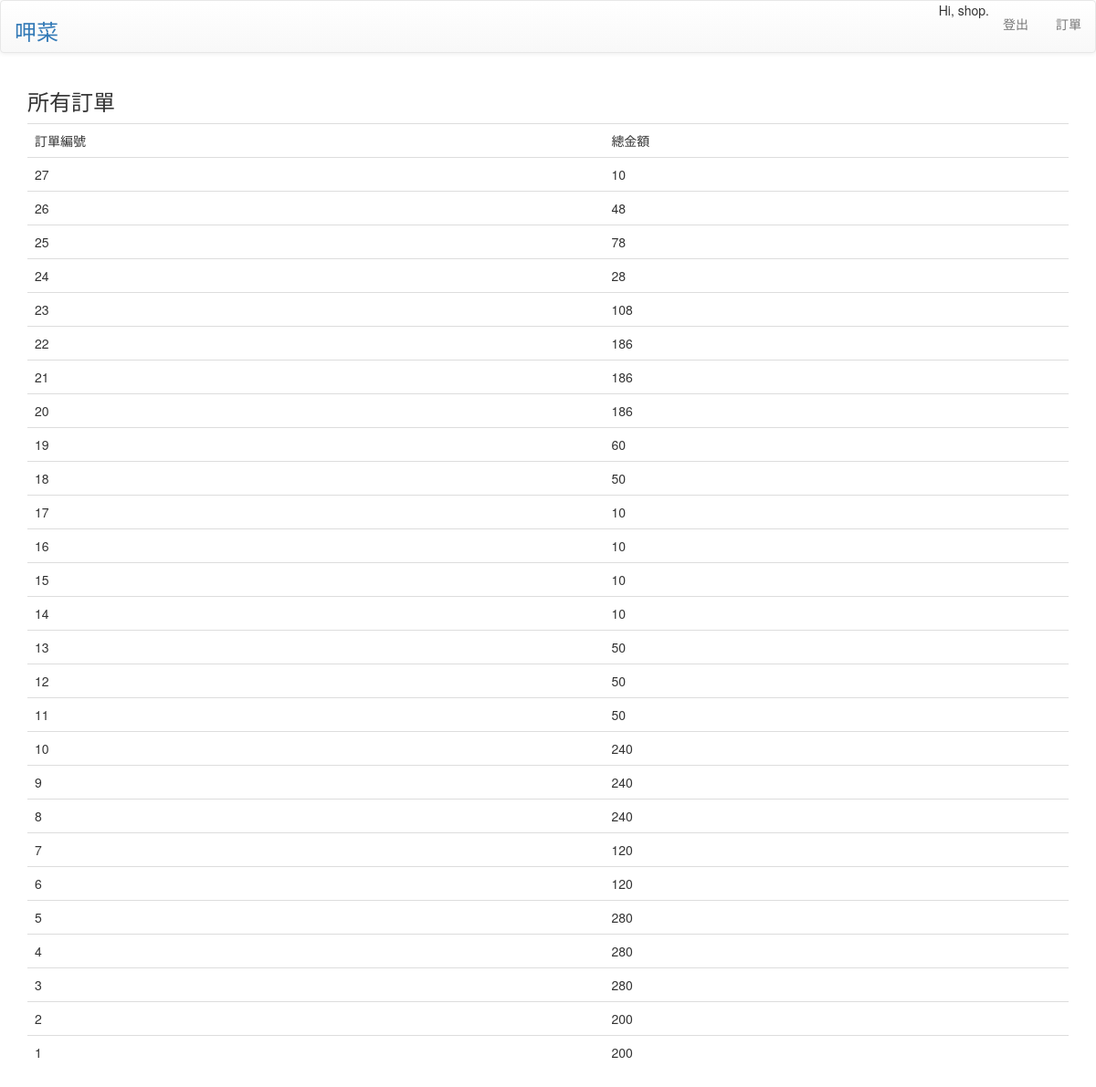
The page /user_order/ (signed in) on the database its author committed.
### order/models.py (models this page shows)
class Order(models.Model):
    order_user = models.DecimalField(max_digits = 10, decimal_places = 0) #查user id 用__set看看
    order_total = models.DecimalField(max_digits=6,decimal_places=0)

### shop/views.py (the view)
# urls.py: path('user_order/',user_order),
def user_order(request):
    if request.user:
        user_id = request.user.pk
        user_name = request.user.username
    orders = Order.objects.filter(order_user=user_id)
    return render(request,'user_order.html',locals())

### templates/user_order.html (shortened to what this page needs)
{% extends 'base.html' %}
{% block content %}
<h3>所有訂單</h3>
<table class="table">
    <tr>
        <td>訂單編號</td>
        <td>總金額</td>
    </tr>
    {% for o in orders reversed %}
    <tr>
        <td>{{ o.pk }}</td>
        <td>{{ o.order_total }}</td>
    </tr>
    {% endfor %}
</table>
{% endblock content %}

### templates/base.html (shortened to what this page needs)
<!DOCTYPE html>
<html>
    <head>
        <link rel="stylesheet" href="https://maxcdn.bootstrapcdn.com/bootstrap/3.3.1/css/bootstrap.min.css">
        <link rel="stylesheet" href="https://maxcdn.bootstrapcdn.com/bootstrap/3.3.1/css/bootstrap-theme.min.css">
    </head>
    <body>
        <nav class="navbar navbar-default" role="navigation">
            <div class="container-fluid">
              <div class="navbar-header">
                <h3><a href="/shop/" style="text-decoration:none">呷菜</a></h3>
              </div>
              <ul class="nav navbar-nav navbar-right">
                {% if user.is_authenticated %}
                    <li class="navbar-header">Hi, {{ user.username }}.</li>
                    <li><a href="/accounts/logout/">登出</a></li>
                    <li><a href="/user_order/">訂單</a></li>
                {% else %}
                    <li><a href="/accounts/login/">登入</a></li>
                    <li><a href="/register/">註冊</a></li>
                {% endif %}
              </ul>
            </div>
          </nav>
        <div class="container">
        {% block content %}
         {% endblock %}
         </div>
    </body>
</html>

### rows shown on the page
Order: pk "27", order_total "10"
Order: pk "26", order_total "48"
Order: pk "25", order_total "78"
Order: pk "24", order_total "28"
Order: pk "23", order_total "108"
Order: pk "22", order_total "186"
Order: pk "21", order_total "186"
Order: pk "20", order_total "186"
Order: pk "19", order_total "60"
Order: pk "18", order_total "50"
Order: pk "17", order_total "10"
Order: pk "16", order_total "10"
Order: pk "15", order_total "10"
Order: pk "14", order_total "10"
Order: pk "13", order_total "50"
Order: pk "12", order_total "50"
Order: pk "11", order_total "50"
Order: pk "10", order_total "240"
Order: pk "9", order_total "240"
Order: pk "8", order_total "240"
Order: pk "7", order_total "120"
Order: pk "6", order_total "120"
Order: pk "5", order_total "280"
Order: pk "4", order_total "280"
Order: pk "3", order_total "280"
Order: pk "2", order_total "200"
Order: pk "1", order_total "200"

### other values the page prints
{{ user.username }} "shop"
